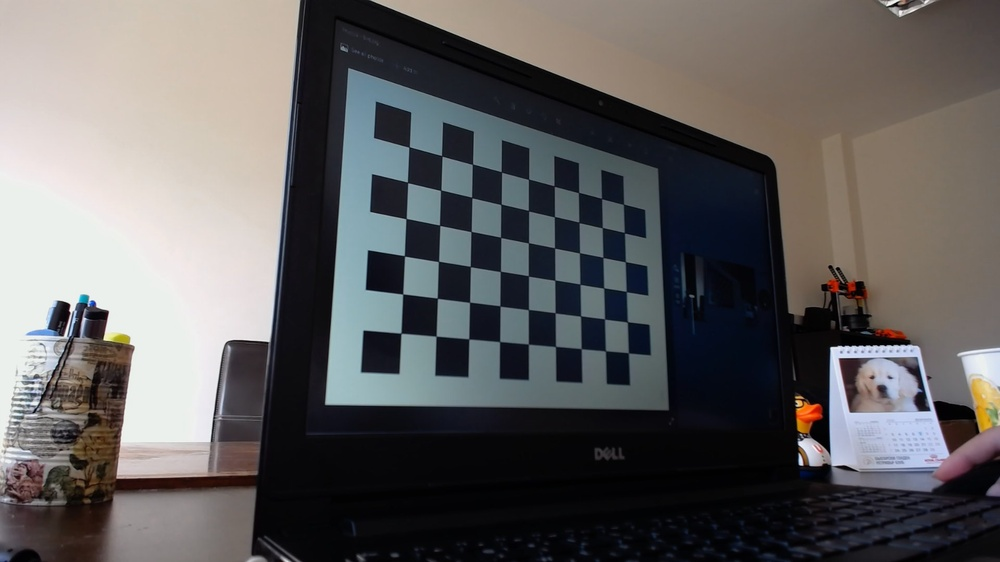
#> input picture data/9x6/Logitech/image.jpg, 1000 x 562 px, shrunk from 1920 x 1080 before the run; its folder holds 4 pictures in this run
$ python __main__.py ../data/9x6/Logitech/image.jpg   (older library calls are emulated)
#> lines starting #> are read from the running program, lines starting #| are printed output that depends on the picture
import cv2
import numpy as np
import os
import glob

DATA_DIR = "../data/9x6/Logitech/"
DEBUG_DIR = "../data/debug_9x6/Logitech/"
CHECKERBOARD = (9, 6)

subpix_criteria = (cv2.TERM_CRITERIA_EPS+cv2.TERM_CRITERIA_MAX_ITER, 30, 0.1)

calibration_flags = cv2.fisheye.CALIB_RECOMPUTE_EXTRINSIC+cv2.fisheye.CALIB_CHECK_COND+cv2.fisheye.CALIB_FIX_SKEW

objp = np.zeros((1, CHECKERBOARD[0]*CHECKERBOARD[1], 3), np.float32)

objp[0,:,:2] = np.mgrid[0:CHECKERBOARD[0], 0:CHECKERBOARD[1]].T.reshape(-1, 2)

_img_shape = None
objpoints = [] # 3d point in real world space
imgpoints = [] # 2d points in image plane.
images = [each for each in glob.glob(DATA_DIR + "*.jpg")]

for fname in images:
    img = cv2.imread(fname)
#> img is the input picture: shape (562, 1000, 3); mean B, G, R 95.7, 95.9, 97.9
    _img_shape = img.shape[:2]

    gray = cv2.cvtColor(img,cv2.COLOR_BGR2GRAY)
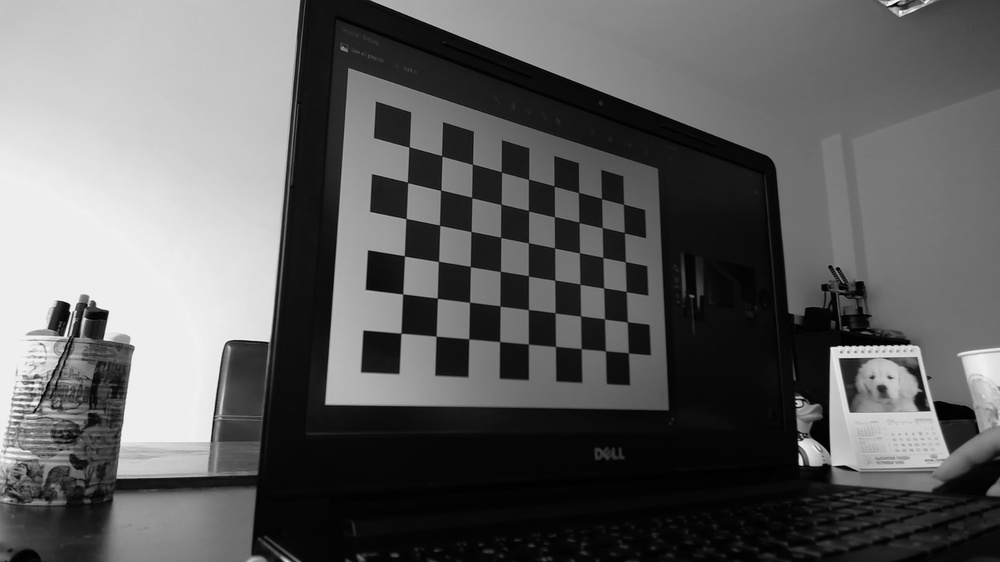
#> gray: shape (562, 1000); min 0, max 251, mean 96.5
    # Find the chess board corners
    ret, corners = cv2.findChessboardCorners(gray, CHECKERBOARD, cv2.CALIB_CB_ADAPTIVE_THRESH+cv2.CALIB_CB_FAST_CHECK+cv2.CALIB_CB_NORMALIZE_IMAGE)
#> ret = True; corners = 54 rows, first 8: [409, 146.9], [441.6, 155.5], [472.5, 164.1], [501.5, 171.9], [528.3, 179.2], [554.1, 186], [578.6, 192.6], [601.5, 198.5]
    # If found, add object points, image points (after refining them)
    if ret == True:
        objpoints.append(objp)
        cv2.cornerSubPix(gray,corners,(3,3),(-1,-1),subpix_criteria)
        imgpoints.append(corners)
#> pass 2 of the loop `for fname in images:`:
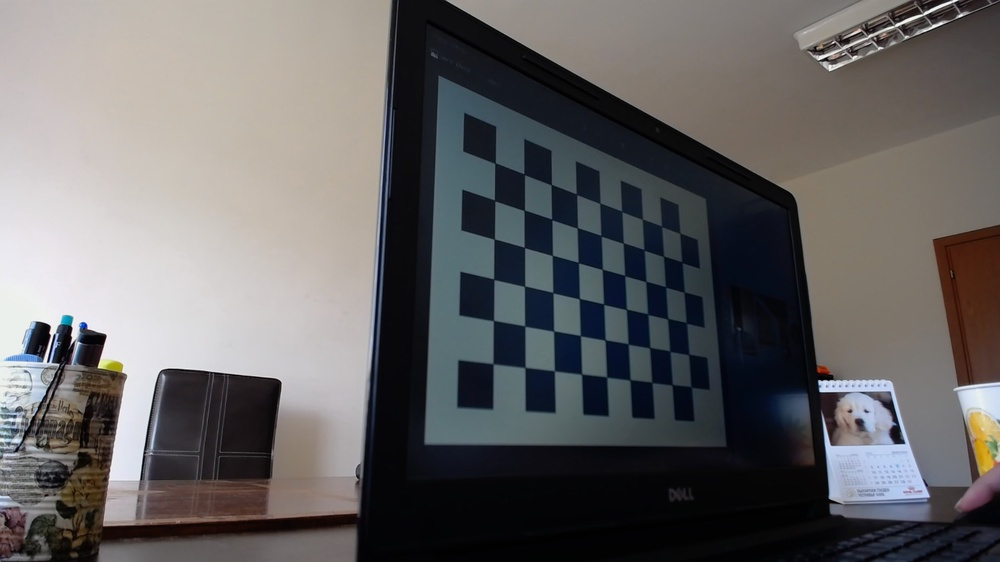
#> input picture data/9x6/Logitech/image1.jpg, 1000 x 562 px, shrunk from 1920 x 1080 before the run
#> img is the input picture: shape (562, 1000, 3); mean B, G, R 100.2, 100, 101.8
#> `gray = cv2.cvtColor(img,cv2.COLOR_BGR2GRAY)`:
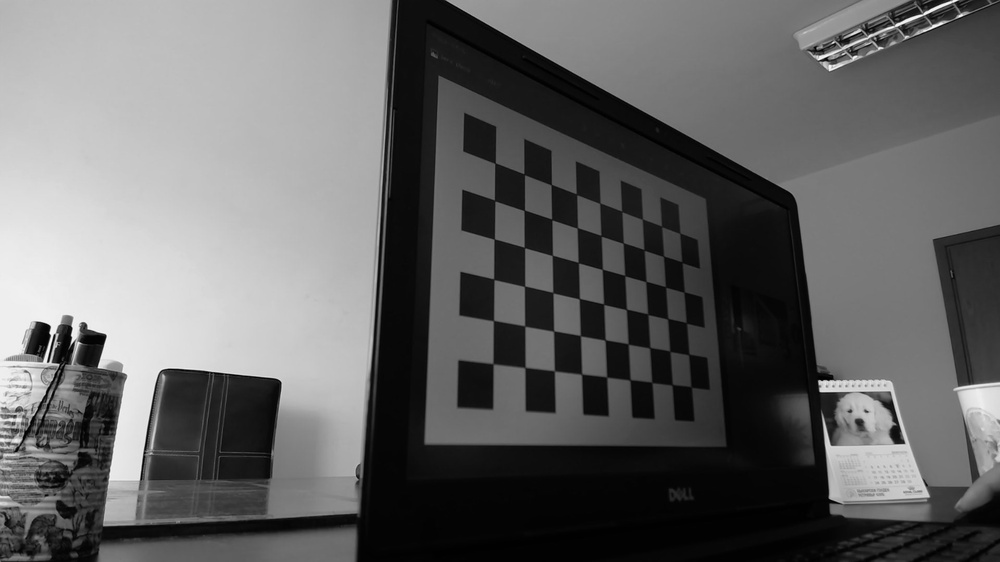
#> gray: shape (562, 1000); min 0, max 254, mean 100.6
#> corners = 54 rows, first 8: [495.1, 163.1], [524.1, 174.3], [551.3, 184.6], [576.6, 194.4], [599.9, 203.4], [621.8, 211.5], [642.3, 219.2], [661.7, 226.4]
#> pass 3 of the loop `for fname in images:`:
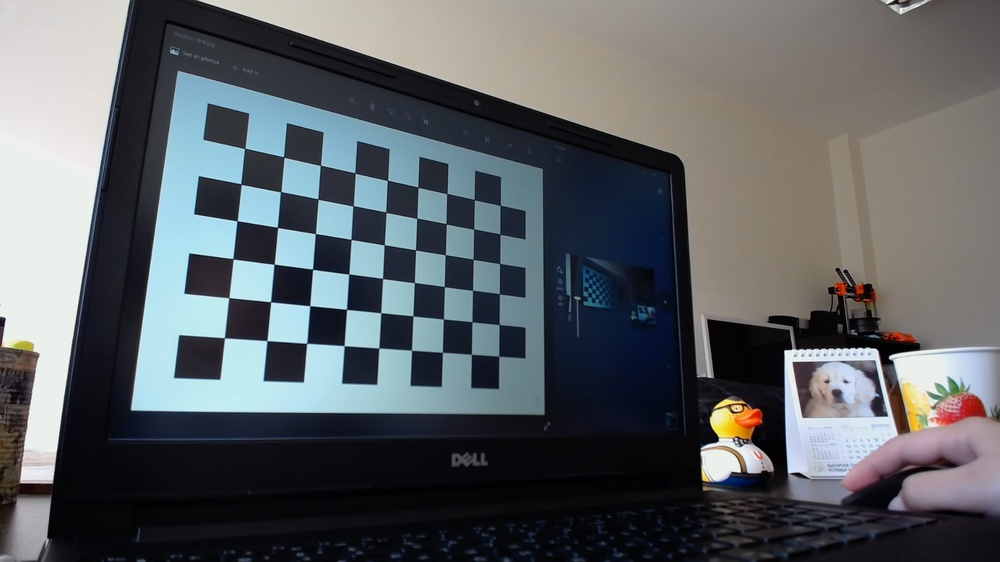
#> input picture data/9x6/Logitech/image10.jpg, 1000 x 562 px, shrunk from 1920 x 1080 before the run
#> img is the input picture: shape (562, 1000, 3); mean B, G, R 100.4, 97, 93
#> `gray = cv2.cvtColor(img,cv2.COLOR_BGR2GRAY)`:
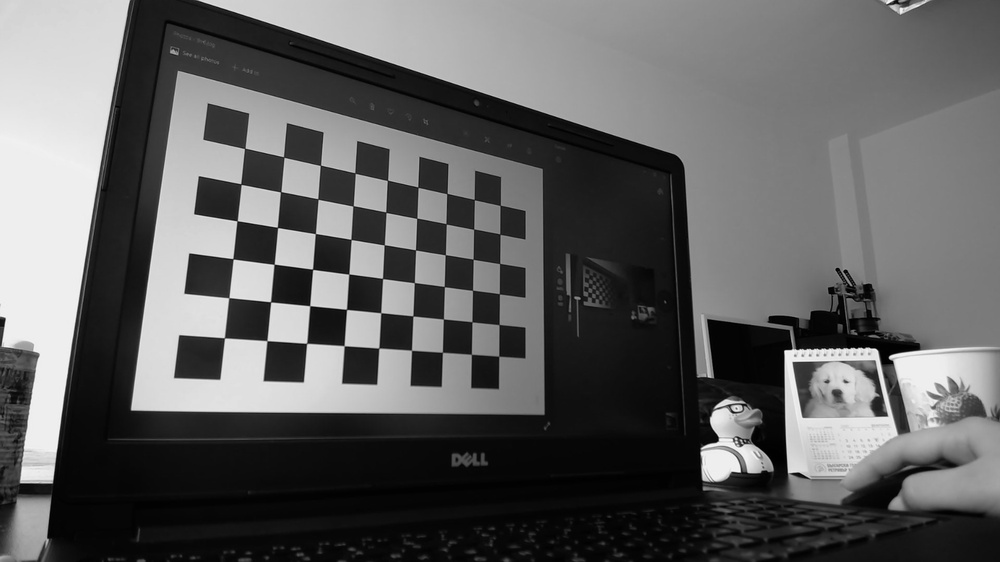
#> gray: shape (562, 1000); min 0, max 254, mean 96.2
#> corners = 54 rows, first 8: [244.7, 148.4], [283.7, 157], [320.4, 165.3], [355, 173], [387.5, 180.3], [417.9, 187.3], [446.8, 193.5], [474.2, 199.6]
#> the loop made 4 passes; the first 3 are shown

DIM=len(objpoints)
K=np.zeros((3, 3))
D=np.zeros((4, 1))

def undistort(img_path):
    img = cv2.imread(img_path)
    h,w = img.shape[:2]
    map1, map2 = cv2.fisheye.initUndistortRectifyMap(K, D, np.eye(3), K, DIM, cv2.CV_16SC2)
    undistorted_img = cv2.remap(img, map1, map2, interpolation=cv2.INTER_LINEAR, borderMode=cv2.BORDER_CONSTANT)

    cv2.imshow("undistorted", undistorted_img)
    cv2.waitKey(0)
    cv2.destroyAllWindows()

    if __name__ == '__main__':
        for p in sys.argv[1:]:
            undistort(p)

print("Found " + str(DIM) + " valid images for calibration")
print("DIM=" + str(_img_shape[::-1]))
#| DIM=(1000, 562)
print("K=np.array(" + str(K.tolist()) + ")")
print("D=np.array(" + str(D.tolist()) + ")")
